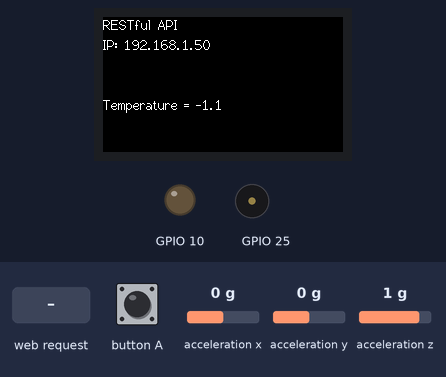
This sketch was run on a simulated ESP32. Shown: 240×135 colour display, output pins drawn as LEDs (lit = HIGH), buzzer (waves = sounding). Inputs (shaded band) come from the test bench; at power-on: acceleration x 0 g, acceleration y 0 g, acceleration z 1 g. WiFi joins after 1.5 s; servers stay silent unless stated; what the sketch prints to the serial monitor is not drawn.

Above: at 2.9 s.
3.0 s: button A pressed for 0.15 s
4.6 s: button A set HIGH
7.6 s: HTTP request GET / received
At 8.2 s:
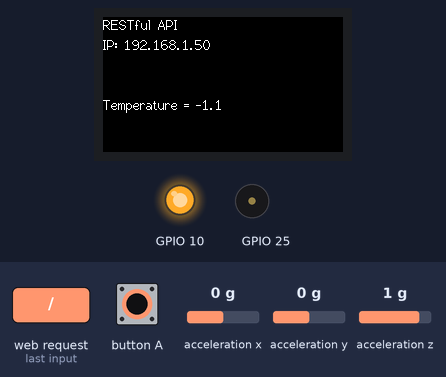
10.6 s: HTTP request GET /buzzer/1 received
At 10.79 s:
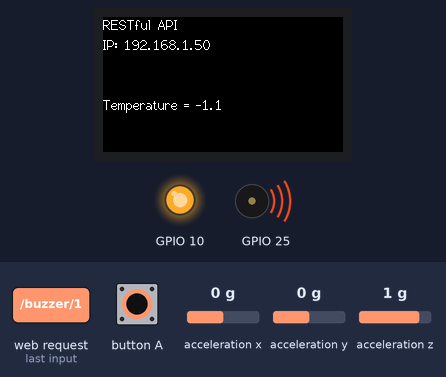
12.4 s: acceleration x set to -1.4 g
15.4 s: acceleration y set to -1.4 g
Timing chart, 0 to 18.4 s (numbered marks = the images above; inputs shaded):
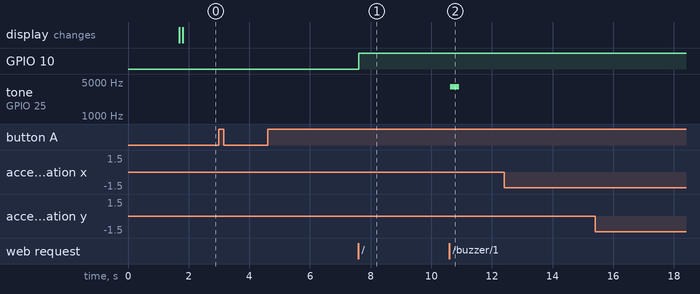

Measured:
- after the input at 7.6 s, GPIO 10: LOW → HIGH at once
- after the input at 10.6 s, tone on GPIO 25: silent → 4000 Hz at once, → silent 0.30 s later

The sketch:

Lab1.ino
```cpp
// https://docs.m5stack.com/en/quick_start/m5stickc_plus/arduino
#include <WiFi.h>
#include <WebServer.h>
#include <M5StickCPlus.h>

/* Put your SSID & Password */
// const char* ssid = "SSID";
// const char* password =  "password";
const char* ssid = "Xperia_3789";
const char* password =  "u4bvtjuwn5ph95f";

// read new set of sensors value on button push
float pitch, roll, yaw, temperature, accX, accY, accZ;

WebServer server(80);

void setup() {
  Serial.begin(115200);

  // put your setup code here, to run once:
  M5.begin();

  int x = M5.IMU.Init(); //return 0 is ok, return -1 is unknown
  if(x!=0)
    Serial.println("IMU initialisation fail!");

  M5.Lcd.setRotation(3);
  M5.Lcd.fillScreen(BLACK);
  M5.Lcd.setCursor(0, 0, 2);
  M5.Lcd.printf("RESTful API", 0);

  WiFi.begin(ssid, password);

  // Setting the hostname
  WiFi.setHostname("group01-stick");

  Serial.print("Start WiFi ..");
  while (WiFi.status() != WL_CONNECTED) {
    delay(500);
    Serial.print("Connecting ..");
  }
  M5.Lcd.setCursor(0, 20, 2);
  M5.Lcd.print("IP: ");
  M5.Lcd.println(WiFi.localIP());

  pinMode(M5_BUTTON_HOME, INPUT);
  pinMode(M5_LED, OUTPUT);
  delay(100);

  server.on("/", handle_JsonResponse);
  server.on("/gyro", handle_GyroResponse);
  server.on("/accel", handle_AccelResponse);
  server.on("/temp", handle_TempResponse);

  server.on("/led/0", handle_LEDOff);
  server.on("/led/1", handle_LEDOn);
  server.on("/buzzer/0", handle_BuzzerOff);
  server.on("/buzzer/1", handle_BuzzerOn);

  server.onNotFound(handle_NotFound);

  server.begin();
  Serial.println("HTTP server started");
  Serial.print("Connected to the WiFi network. IP: ");
  Serial.println(WiFi.localIP());
}

void handle_JsonResponse(){
  String response;
  response += "{ \"imu\": { \"pitch\": ";
  response += String(pitch, 6);
  response += ", \"roll\": ";
  response += String(roll, 6);
  response += ", \"yaw\": ";
  response += String(yaw, 6);
  response += ", \"temperature\": ";
  response += String(temperature, 6);
  response += " } }";
  Serial.println(response);
  digitalWrite(M5_LED, 1);

  server.send(200, "application/json", response);
}

void handle_NotFound(){
  server.send(404, "text/plain", "Not found");
}

// Extensions
void handle_GyroResponse(){
  String response;
  response += "{ \"imu\": { \"pitch\": ";
  response += String(pitch, 6);
  response += ", \"roll\": ";
  response += String(roll, 6);
  response += ", \"yaw\": ";
  response += String(yaw, 6);
  response += " } }";
  Serial.println(response);
  digitalWrite(M5_LED, 1);

  server.send(200, "application/json", response);
}

void handle_AccelResponse(){
  String response;
  response += "{ \"imu\": { \"accX\": ";
  response += String(accX, 6);
  response += ", \"accY\": ";
  response += String(accY, 6);
  response += ", \"accZ\": ";
  response += String(accZ, 6);
  response += " } }";
  Serial.println(response);
  digitalWrite(M5_LED, 1);

  server.send(200, "application/json", response);
}

void handle_TempResponse(){
  String response;
  response += "{ \"imu\": { \"temperature\": ";
  response += String(temperature, 6);
  response += " } }";
  Serial.println(response);
  digitalWrite(M5_LED, 1);

  server.send(200, "application/json", response);
}

void handle_LEDOff(){
  M5.Axp.ScreenSwitch(false);
  digitalWrite(M5_LED, HIGH);
  server.send(200, "text/plain", "LED Off");
}

void handle_LEDOn(){
  M5.Axp.ScreenSwitch(true);
  digitalWrite(M5_LED, LOW);
  server.send(200, "text/plain", "LED On");
}

void handle_BuzzerOff(){
  M5.Beep.end();
  server.send(200, "text/plain", "Buzzer Off");
}

void handle_BuzzerOn(){
  M5.Beep.begin();
  M5.Beep.tone(4000, 300);
  server.send(200, "text/plain", "Buzzer On");
}

bool readGyro(){
  M5.IMU.getAhrsData(&pitch, &roll, &yaw);
  return true;
}

float readTemperature(){
  float t;
  M5.IMU.getTempData(&t);
  t = (t-32.0)*5.0/9.0;
  return t;
}

float readAccel(){
  M5.IMU.getAccelData(&accX, &accY, &accZ);
  return true;
}

uint8_t setup_flag = 1;

bool readSensors() {
  bool status = readGyro();
  if (status==true) {
    M5.Lcd.setCursor(0, 40, 2);
    M5.Lcd.printf("                                        ");
  }
  Serial.println("Gyro:");
  Serial.print("Pitch[X]: ");
  Serial.println(pitch);
  Serial.print("Roll[Y]: ");
  Serial.println(roll);
  Serial.print("Yaw[Z]: ");
  Serial.println(yaw);

  bool status1 = readAccel();
  if (status1==true) {
    M5.Lcd.setCursor(0, 60, 2);
    M5.Lcd.printf("                                        ");
  }
  Serial.println("Acc:");
  Serial.print("Acc[X]: ");
  Serial.println(accX);
  Serial.print("Acc[Y]: ");
  Serial.println(accY);
  Serial.print("Acc[Z]: ");
  Serial.println(accZ);

  temperature = readTemperature();
  M5.Lcd.setCursor(0, 80, 2);
  M5.Lcd.printf("Temperature = %2.1f", temperature);
  Serial.print("Temperature: ");
  Serial.println(temperature);

  return status;
}

void loop() {
  server.handleClient();

  if (setup_flag == 1) {
    M5.Lcd.setCursor(0, 40, 2);
    M5.Lcd.printf("X = %3.2f, Y = %3.2f, Z = %3.2f", pitch, roll, yaw);
    M5.Lcd.setCursor(0, 60, 2);
    M5.Lcd.printf("Temperature = %2.1f", temperature);
    bool status = readSensors();
  }

  if(!setup_flag){
    setup_flag = 1;
    bool status = readSensors();
    if (status)
      Serial.print("\n\rRead Sensors success...\n");
    else
      Serial.print("\n\rRead Sensors failed...\n");
  }

  if(digitalRead(M5_BUTTON_HOME) == LOW){
    setup_flag = 0;
    while(digitalRead(M5_BUTTON_HOME) == LOW);
  }
}
```
